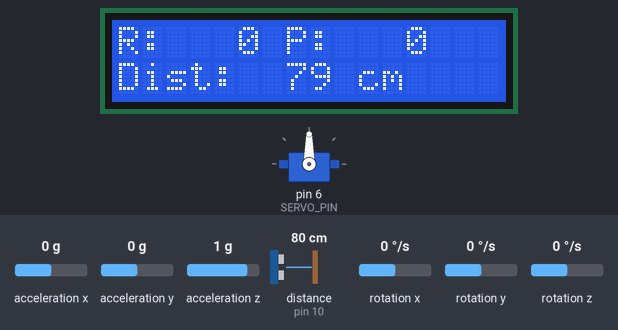
This sketch was run on a simulated Arduino Uno, built with avr-gcc and run on an emulated ATmega328P. Parts: 16×2 character LCD, servo. Wiring (inferred from the names in the program): ultrasonic range finder: trigger pin 9; echo pin 10. The inputs (shaded band) are chosen by the test bench; at power-on: acceleration y 0 g, rotation x 0 °/s, acceleration z 1 g, distance to the obstacle (sensor on pin 10) 80 cm, acceleration x 0 g, rotation y 0 °/s, rotation z 0 °/s. The echo pulse lasts 58.3 µs per cm; what the sketch prints to the serial monitor is not drawn.

Above: at 2.7 s.
2.8 s: acceleration y set to -1.4 g
At 4.7 s:
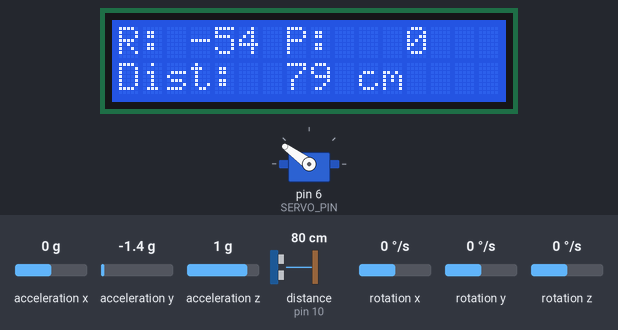
4.9 s: rotation x set to -100 °/s
At 5.7 s:
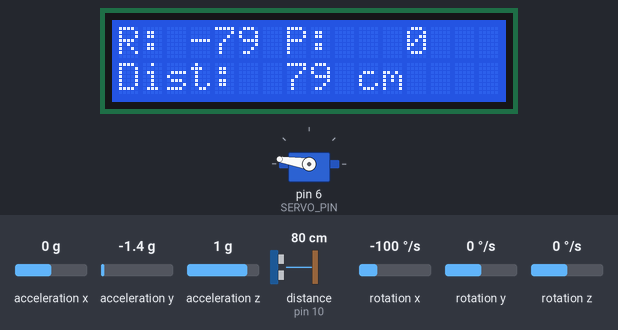
7.1 s: acceleration y set to 0 g
At 7.92 s:
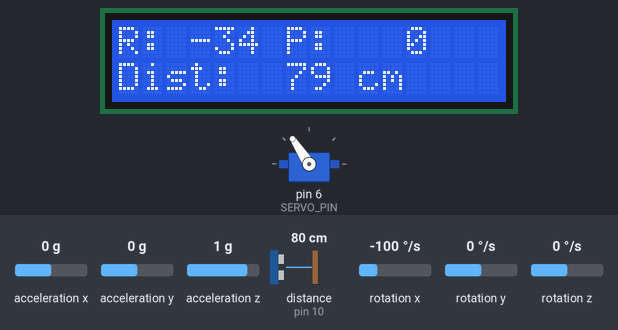
10.1 s: acceleration z set to 0.1 g
11.6 s: acceleration z set to -0.2 g
At 13.44 s:
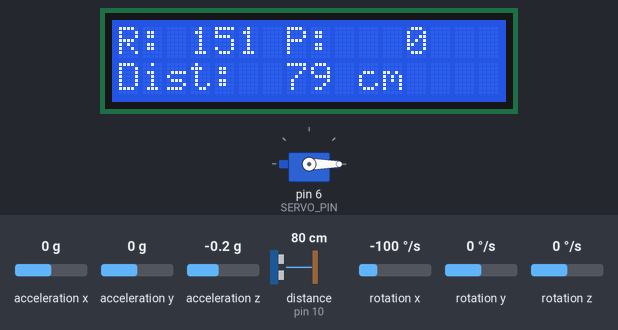
13.9 s: distance to the obstacle (sensor on pin 10) set to 4 cm
At 15.3 s:
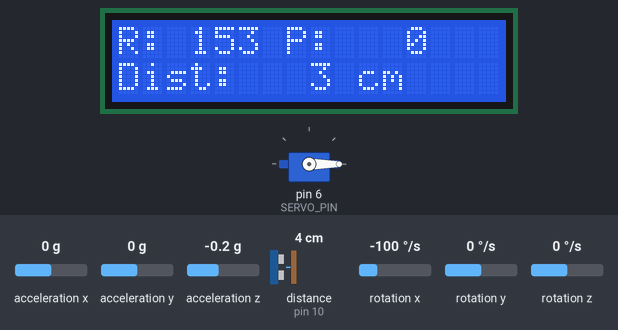
Timing chart, 0 to 16.5 s (numbered marks = the images above; inputs shaded):
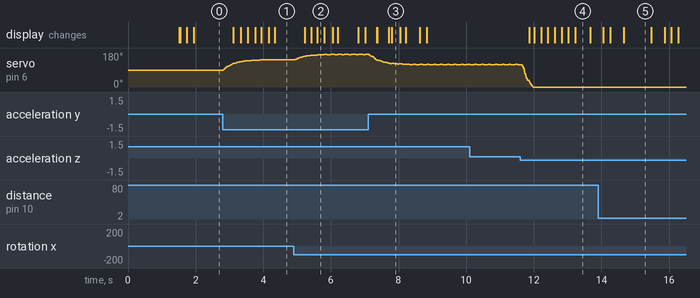

The sketch:

Stage2.ino
```cpp
/*
  Self-Leveling Platform with Tilt + Distance Display
  ---------------------------------------------------
  - MPU6050: roll & pitch via complementary filter (gyro + accelerometer)
  - Servo:   counter-rotates against roll to keep a platform level
  - HC-SR04: distance measurement
  - LCD1602 (I2C): live roll, pitch and distance

  Board: Arduino Uno
*/

#include <Wire.h>
#include <MPU6050.h>
#include <LiquidCrystal_I2C.h>
#include <Servo.h>

// ---------- Hardware ----------
MPU6050 mpu;                          // I2C address 0x68
LiquidCrystal_I2C lcd(0x27, 16, 2);   // I2C address 0x27
Servo levelServo;

const int TRIG_PIN  = 9;
const int ECHO_PIN  = 10;
const int SERVO_PIN = 6;

// ---------- Filter settings ----------
const float ALPHA = 0.98;             // trust gyro 98%, accelerometer 2%
const float ACCEL_SCALE = 16384.0;    // LSB per g (+/-2g range)
const float GYRO_SCALE  = 131.0;      // LSB per deg/s (+/-250 deg/s range)

// ---------- State ----------
int16_t ax, ay, az, gx, gy, gz;
float roll = 0, pitch = 0;            // degrees
float gxOffset = 0, gyOffset = 0;     // gyro bias (deg/s)
float servoAngle = 90;                // smoothed servo position
float distanceCm = -1;                // -1 = nothing detected
unsigned long lastMicros = 0;
unsigned long lastDistMs = 0, lastLcdMs = 0, lastPrintMs = 0;

// ---------- HC-SR04 ----------
float readDistanceCm() {
  digitalWrite(TRIG_PIN, LOW);
  delayMicroseconds(2);
  digitalWrite(TRIG_PIN, HIGH);
  delayMicroseconds(10);
  digitalWrite(TRIG_PIN, LOW);

  long duration = pulseIn(ECHO_PIN, HIGH, 30000UL);  // 30 ms timeout
  if (duration == 0) return -1;                      // out of range
  return duration * 0.0343 / 2.0;
}

// ---------- Gyro calibration (keep the board still) ----------
void calibrateGyro() {
  const int samples = 200;
  float sumX = 0, sumY = 0;
  for (int i = 0; i < samples; i++) {
    mpu.getMotion6(&ax, &ay, &az, &gx, &gy, &gz);
    sumX += gx / GYRO_SCALE;
    sumY += gy / GYRO_SCALE;
    delay(3);
  }
  gxOffset = sumX / samples;
  gyOffset = sumY / samples;
}

void setup() {
  Serial.begin(115200);
  Wire.begin();

  pinMode(TRIG_PIN, OUTPUT);
  pinMode(ECHO_PIN, INPUT);

  lcd.init();
  lcd.backlight();
  lcd.setCursor(0, 0);
  lcd.print("Initializing...");

  Serial.println("Initializing I2C devices...");
  mpu.initialize();
  Serial.println(mpu.testConnection() ? "MPU6050 connection successful"
                                      : "MPU6050 connection failed");

  levelServo.attach(SERVO_PIN);
  levelServo.write(90);

  lcd.setCursor(0, 1);
  lcd.print("Calibrating...");
  calibrateGyro();

  // Start the filter from the accelerometer's view of the world
  mpu.getMotion6(&ax, &ay, &az, &gx, &gy, &gz);
  float axg = ax / ACCEL_SCALE, ayg = ay / ACCEL_SCALE, azg = az / ACCEL_SCALE;
  roll  = atan2(ayg, azg) * RAD_TO_DEG;
  pitch = atan2(-axg, sqrt(ayg * ayg + azg * azg)) * RAD_TO_DEG;

  lcd.clear();
  lastMicros = micros();
}

void loop() {
  // ----- time step -----
  unsigned long nowUs = micros();
  float dt = (nowUs - lastMicros) / 1000000.0;
  lastMicros = nowUs;

  // ----- read sensor -----
  mpu.getMotion6(&ax, &ay, &az, &gx, &gy, &gz);
  float axg = ax / ACCEL_SCALE;
  float ayg = ay / ACCEL_SCALE;
  float azg = az / ACCEL_SCALE;
  float gxDps = gx / GYRO_SCALE - gxOffset;
  float gyDps = gy / GYRO_SCALE - gyOffset;

  // ----- angles from accelerometer (noisy but no drift) -----
  float accRoll  = atan2(ayg, azg) * RAD_TO_DEG;
  float accPitch = atan2(-axg, sqrt(ayg * ayg + azg * azg)) * RAD_TO_DEG;

  // ----- complementary filter -----
  roll  = ALPHA * (roll  + gxDps * dt) + (1.0 - ALPHA) * accRoll;
  pitch = ALPHA * (pitch + gyDps * dt) + (1.0 - ALPHA) * accPitch;

  // ----- servo: counter-rotate against roll to level the platform -----
  float target = constrain(90.0 - roll, 0, 180);
  servoAngle = 0.8 * servoAngle + 0.2 * target;      // smooth movement
  levelServo.write((int)servoAngle);

  unsigned long nowMs = millis();

  // ----- distance (every 100 ms) -----
  if (nowMs - lastDistMs >= 100) {
    lastDistMs = nowMs;
    distanceCm = readDistanceCm();
  }

  // ----- LCD (every 200 ms) -----
  if (nowMs - lastLcdMs >= 200) {
    lastLcdMs = nowMs;
    char line[17];

    snprintf(line, sizeof(line), "R:%4d P:%4d", (int)roll, (int)pitch);
    lcd.setCursor(0, 0);
    lcd.print(line);
    lcd.print("    ");

    if (distanceCm < 0) {
      snprintf(line, sizeof(line), "Dist: --- cm");
    } else {
      snprintf(line, sizeof(line), "Dist:%4d cm", (int)distanceCm);
    }
    lcd.setCursor(0, 1);
    lcd.print(line);
    lcd.print("    ");
  }

  // ----- Serial Monitor / Plotter (every 50 ms) -----
  if (nowMs - lastPrintMs >= 50) {
    lastPrintMs = nowMs;
    Serial.print("roll:");  Serial.print(roll);
    Serial.print(",pitch:"); Serial.print(pitch);
    Serial.print(",servo:"); Serial.print(servoAngle);
    Serial.print(",dist:");  Serial.println(distanceCm < 0 ? 0 : distanceCm);
  }
}
```

Measured:
- the behaviour switches between 0 and -0.1 g on acceleration z (found by bisection; images 3 and 4)
- after the input at 2.8 s, servo on pin 6 (SERVO_PIN): moves from 90° to 144° over 1.4 s, starting at once; the display: first changes after 0.31 s (image 1 shows a later state)
- after the input at 7.1 s, the display: first changes after 0.26 s (image 3 shows a later state)
- after the input at 11.6 s, the display: first changes after 0.27 s (image 4 shows a later state)
- after the input at 13.9 s, the display: first changes after 0.16 s (image 5 shows a later state)
- what the display in image 4 shows lasts 0.5 s, from 13.2 s to 13.7 s
